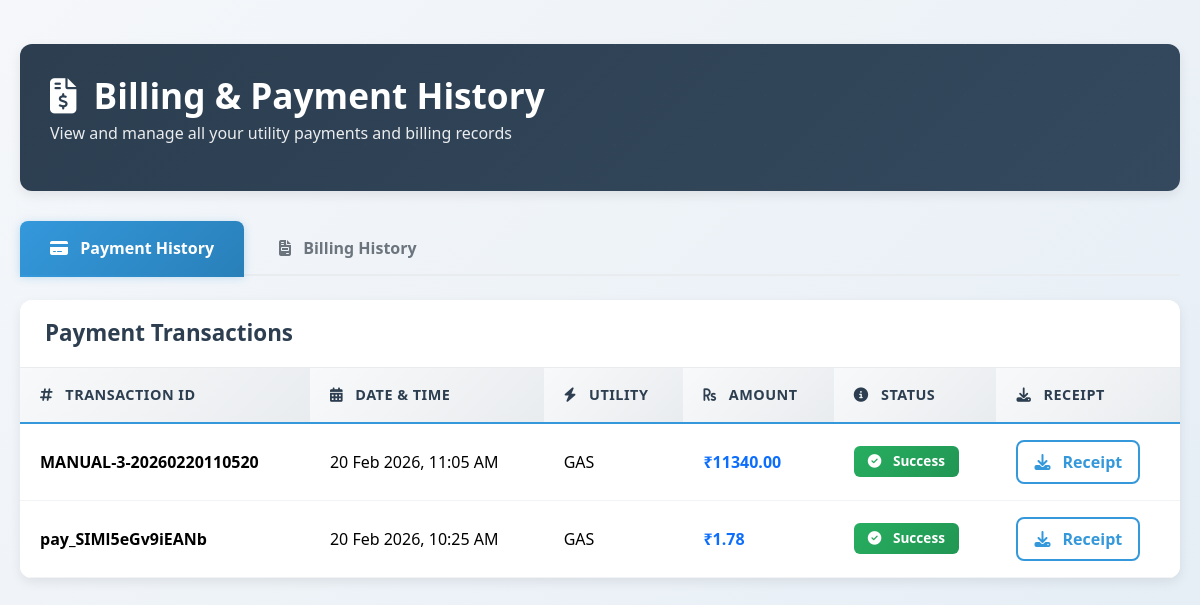
The app's page /consumer/payment_history/ (signed in) with its own data.
### app/models.py (models this page shows, shortened)
class Payment(models.Model):
    STATUS_CHOICES = (
        ('PENDING', 'Pending'),
        ('SUCCESS', 'Success'),
        ('FAILED', 'Failed'),
    )
    customer = models.ForeignKey(
        Customer,
        on_delete=models.CASCADE,
        related_name='payments'
    )
    bill = models.ForeignKey(
        Bill,
        on_delete=models.CASCADE,
        related_name='payments'
    )
    amount = models.DecimalField(max_digits=10, decimal_places=2)
    status = models.CharField(
        max_length=20,
        choices=STATUS_CHOICES,
        default='PENDING'
    )
    transaction_id = models.CharField(max_length=100, blank=True, null=True)
    created_at = models.DateTimeField(auto_now_add=True)

class Bill(models.Model):
    CONNECTION_CHOICES = (
        ('ELECTRICITY', 'Electricity'),
        ('WATER', 'Water'),
        ('GAS', 'Gas'),
    )
    customer = models.ForeignKey(
        Customer,
        on_delete=models.CASCADE,
        related_name='bills'
    )
    connection_type = models.CharField(
        max_length=20,
        choices=CONNECTION_CHOICES
    )
    month = models.CharField(max_length=20)
    units_consumed = models.DecimalField(max_digits=10, decimal_places=2)
    rate_per_unit = models.DecimalField(max_digits=10, decimal_places=2)
    total_amount = models.DecimalField(max_digits=10, decimal_places=2)
    is_paid = models.BooleanField(default=False)
    bill_date = models.DateField(auto_now_add=True)
    due_date = models.DateField()
    razorpay_order_id = models.CharField(max_length=200, null=True, blank=True)
    generated_by = models.ForeignKey(
        Staff,
        on_delete=models.SET_NULL,
        null=True,
        blank=True,
        related_name='generated_bills'
    )
    created_at = models.DateTimeField(auto_now_add=True)

### app/views.py (the view)
# urls.py: path('consumer/payment_history/',views.payment_history,name='payment_history'),
@login_required
def payment_history(request):
    customer = get_object_or_404(Customer, user=request.user)
    payments = Payment.objects.filter(
        customer=customer
    ).select_related('bill').order_by('-created_at')
    bills = Bill.objects.filter(
        customer=customer
    ).order_by('-bill_date')
    context = {
        'payments': payments,
        'bills': bills,
    }
    return render(request, 'consumer/payment_his.html', context)

### app/templates/consumer/payment_his.html (shortened to what this page needs)
{% load static %}
<!DOCTYPE html>
<html>
<head>
    <link href="https://cdn.jsdelivr.net/npm/bootstrap@5.3.3/dist/css/bootstrap.min.css" rel="stylesheet">
    <link href="https://cdnjs.cloudflare.com/ajax/libs/font-awesome/6.5.0/css/all.min.css" rel="stylesheet">
</head>
<body>
    <div class="container mt-4">
        <div class="page-header">
            <h2>
                <i class="fas fa-file-invoice-dollar"></i>
                Billing & Payment History
            </h2>
            <p class="subtitle">View and manage all your utility payments and billing records</p>
        </div>
        <ul class="nav nav-tabs mb-4">
            <li class="nav-item">
                <button class="nav-link active" data-bs-toggle="tab" data-bs-target="#payments">
                    <i class="fas fa-credit-card"></i> Payment History
                </button>
            </li>
            <li class="nav-item">
                <button class="nav-link" data-bs-toggle="tab" data-bs-target="#bills">
                    <i class="fas fa-file-invoice"></i> Billing History
                </button>
            </li>
        </ul>
        <div class="tab-content">
            <div class="tab-pane fade show active" id="payments">
                <div class="card">
                    <div class="card-header">
                        <h5 class="card-title">Payment Transactions</h5>
                    </div>
                    <div class="card-body">
                        <div class="table-responsive">
                            <table class="table">
                                <thead>
                                    <tr>
                                        <th><i class="fas fa-hashtag"></i> Transaction ID</th>
                                        <th><i class="fas fa-calendar-alt"></i> Date & Time</th>
                                        <th><i class="fas fa-bolt"></i> Utility</th>
                                        <th><i class="fas fa-rupee-sign"></i> Amount</th>
                                        <th><i class="fas fa-info-circle"></i> Status</th>
                                        <th><i class="fas fa-download"></i> Receipt</th>
                                    </tr>
                                </thead>
                                <tbody>
                                    {% for p in payments %}
                                    <tr>
                                        <td><strong>{{ p.transaction_id|default:"—" }}</strong></td>
                                        <td>{{ p.created_at|date:"d M Y, h:i A" }}</td>
                                        <td>{{ p.bill.connection_type }}</td>
                                        <td class="fw-bold text-primary">₹{{ p.amount }}</td>
                                        <td>
                                            {% if p.status == "SUCCESS" %}
                                                <span class="badge bg-success"><i class="fas fa-check-circle"></i> Success</span>
                                            {% elif p.status == "FAILED" %}
                                                <span class="badge bg-danger"><i class="fas fa-times-circle"></i> Failed</span>
                                            {% else %}
                                                <span class="badge bg-warning"><i class="fas fa-clock"></i> Pending</span>
                                            {% endif %}
                                        </td>
                                        <td>
                                            <a href="#" class="btn btn-outline-primary">
                                                <i class="fas fa-download"></i> Receipt
                                            </a>
                                        </td>
                                    </tr>
                                    {% endfor %}
                                </tbody>
                            </table>
                        </div>
                    </div>
                </div>
            </div>
        </div>
    </div>
</body>
</html>

### app/templates/consumer/payment_his.html (style rules this page uses)
:root { --primary-color: #2c3e50; --secondary-color: #3498db; --success-color: #27ae60; --warning-color: #f39c12; --danger-color: #e74c3c; --light-bg: #f8f9fa; --card-shadow: 0 4px 12px rgba(0, 0, 0, 0.08); --hover-shadow: 0 8px 24px rgba(0, 0, 0, 0.12); --transition: all 0.3s ease; }
body { background: linear-gradient(135deg, #f5f7fa 0%, #e4edf5 100%); min-height: 100vh; font-family: 'Segoe UI', Tahoma, Geneva, Verdana, sans-serif; color: #333; }
.container { max-width: 1400px; padding: 20px; }
.page-header { background: linear-gradient(135deg, var(--primary-color) 0%, #34495e 100%); border-radius: 12px; padding: 30px; margin-bottom: 30px; color: white; box-shadow: var(--card-shadow); position: relative; overflow: hidden; }
.page-header::before { content: ''; position: absolute; top: -50%; right: -50%; width: 200%; height: 200%; background: radial-gradient(circle, rgba(255,255,255,0.1) 1px, transparent 1px); background-size: 50px 50px; opacity: 0.1; }
.page-header h2 { font-weight: 700; margin-bottom: 5px; font-size: 2.2rem; }
.page-header .subtitle { opacity: 0.9; font-size: 1rem; }
.nav-tabs { border-bottom: 2px solid #e9ecef; margin-bottom: 30px; }
.nav-tabs .nav-link { border: none; padding: 15px 30px; font-weight: 600; color: #6c757d; border-radius: 8px 8px 0 0; transition: var(--transition); position: relative; margin-right: 5px; }
.nav-tabs .nav-link.active { color: white; background: linear-gradient(135deg, var(--secondary-color) 0%, #2980b9 100%); border: none; box-shadow: 0 2px 10px rgba(52, 152, 219, 0.3); }
.nav-tabs .nav-link.active::after { content: ''; position: absolute; bottom: -2px; left: 0; right: 0; height: 2px; background: linear-gradient(135deg, var(--secondary-color) 0%, #2980b9 100%); }
.card { border: none; border-radius: 12px; box-shadow: var(--card-shadow); transition: var(--transition); overflow: hidden; margin-bottom: 25px; }
.card-header { background: white; border-bottom: 1px solid #e9ecef; padding: 20px 25px; border-radius: 12px 12px 0 0 !important; }
.card-title { font-weight: 700; color: var(--primary-color); margin: 0; font-size: 1.4rem; }
.card-body { padding: 0; }
.table { margin-bottom: 0; border-collapse: separate; border-spacing: 0; }
.table thead th { background: linear-gradient(135deg, #f8f9fa 0%, #e9ecef 100%); border-bottom: 2px solid var(--secondary-color); font-weight: 700; color: var(--primary-color); padding: 16px 20px; text-transform: uppercase; font-size: 0.9rem; letter-spacing: 0.5px; }
.table tbody tr { transition: var(--transition); }
.table td { padding: 16px 20px; vertical-align: middle; border-color: #f1f3f4; }
.badge { padding: 8px 14px; font-weight: 600; border-radius: 6px; font-size: 0.85rem; min-width: 80px; text-align: center; }
.bg-success { background: linear-gradient(135deg, var(--success-color) 0%, #219653 100%) !important; }
.btn { border-radius: 8px; font-weight: 600; padding: 8px 16px; transition: var(--transition); border: none; }
.btn-outline-primary { border: 2px solid var(--secondary-color); color: var(--secondary-color); }
.tab-pane { animation: fadeIn 0.5s ease-in-out; }
.fas { margin-right: 8px; }

### records on screen
Payment: transaction_id "MANUAL-3-20260220110520", created_at "20 Feb 2026, 11:05 AM", bill.connection_type "GAS", amount "11340.00", status "SUCCESS" (drawn)
Payment: transaction_id "pay_SIMl5eGv9iEANb", created_at "20 Feb 2026, 10:25 AM", bill.connection_type "GAS", amount "1.78", status "SUCCESS" (drawn)
